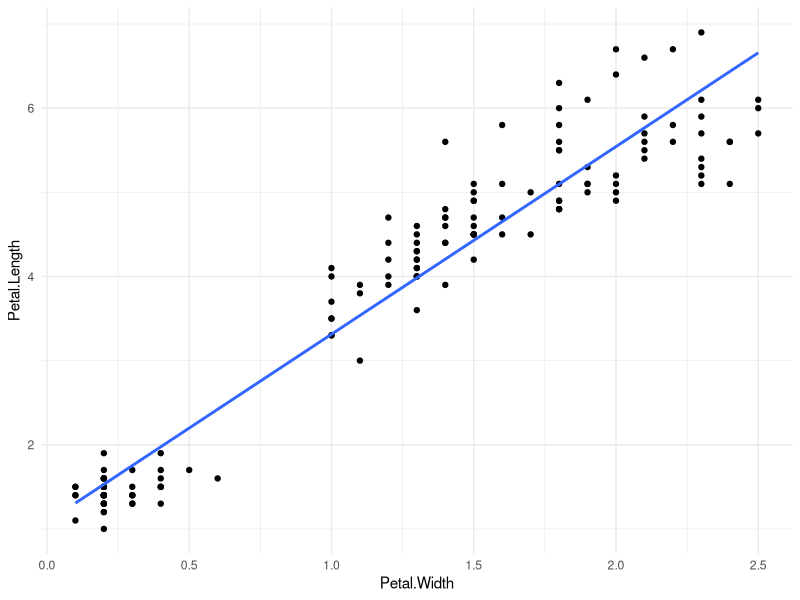
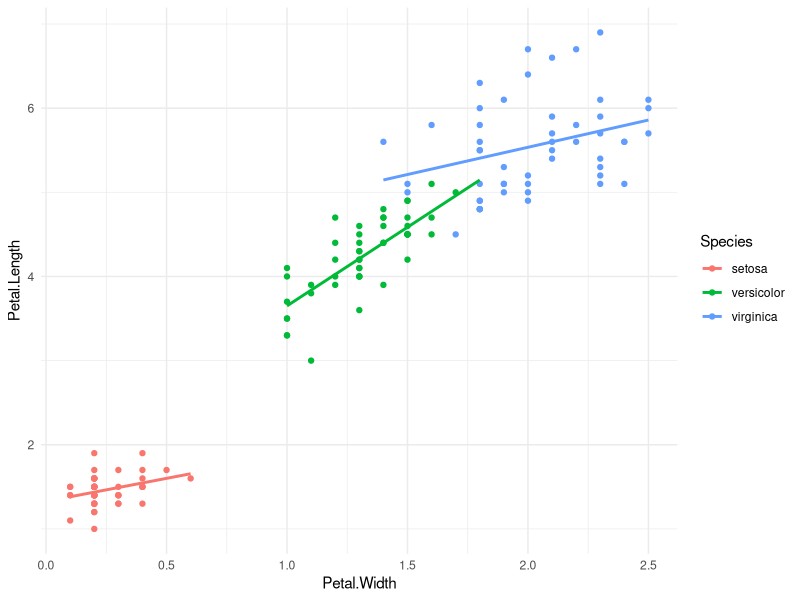
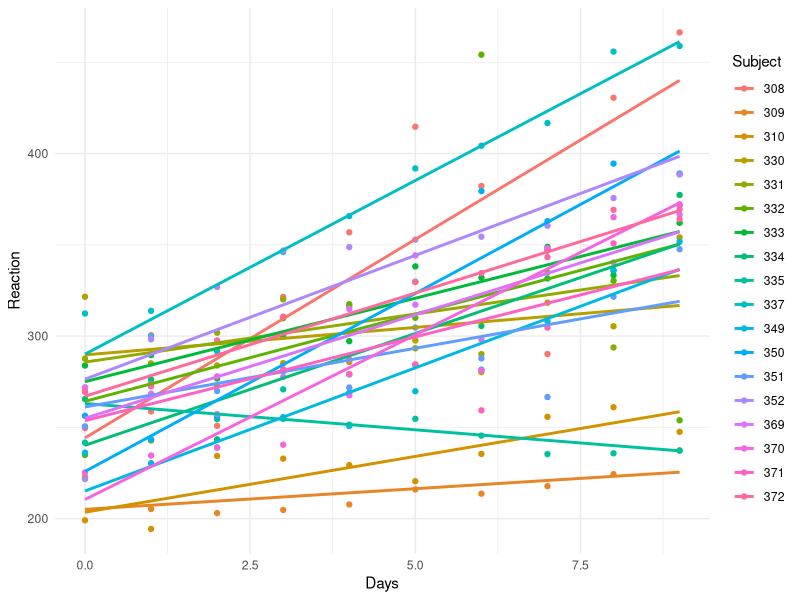
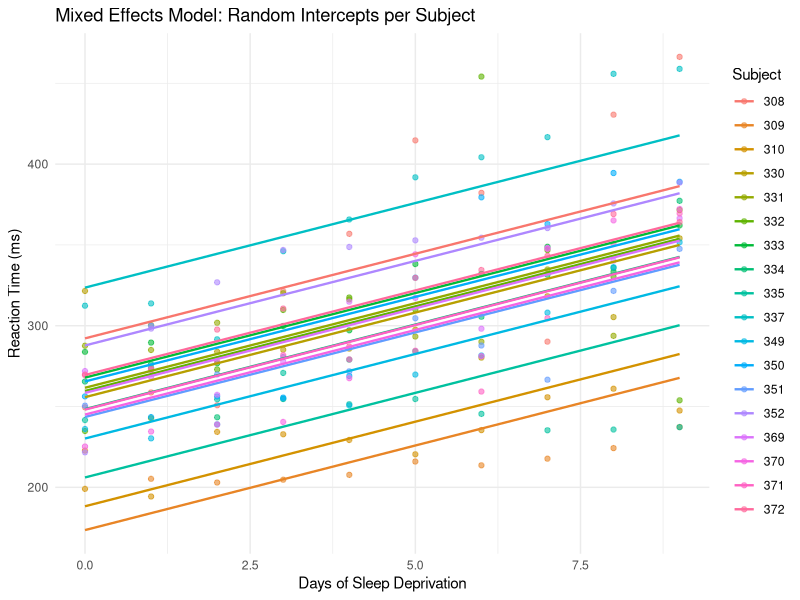
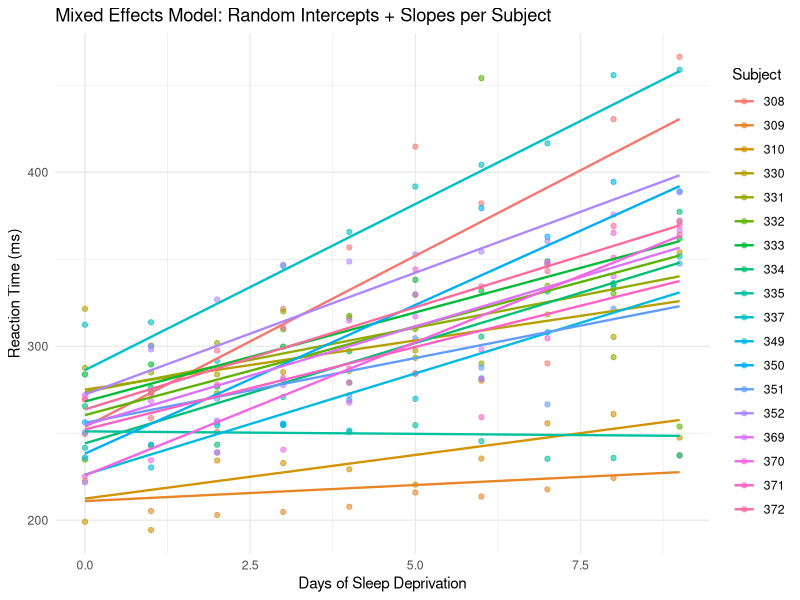

Here is the R script that generated these plots, in order:
## ---- chunk 1
library(lme4)
library(tidyverse)
## ---- chunk 2
iris <- iris
## ---- chunk 3
# start with the linear model
iris_linear <- lm(Petal.Length ~ Petal.Width, data = iris)
summary(iris_linear)

# is Petal.Width a good predictor of Petal.Length?

# plot the data to inspect
ggplot(iris, aes(x = Petal.Width, y = Petal.Length)) +
  geom_point() +
  geom_smooth(method = "lm", se = FALSE) +
  theme_minimal()

# plot again, with color = Species
ggplot(iris, aes(x = Petal.Width, y = Petal.Length, color = Species)) +
  geom_point() +
  geom_smooth(method = "lm", se = FALSE) +
  theme_minimal()

# now try the mixed effects model
iris_mixed_linear <- lmer(Petal.Length ~ Petal.Width + (1 | Species), data = iris) # note the addition of the RE!
summary(iris_mixed_linear)

# when you add Species as a random effect, is Petal.Width still a good predictor of Petal.Length?
# we can't say yet. calculating a p-value for mixed models is complex, so lme4 doesn't include them

# use lmerTest!
# install.packages("lmerTest")
library(lmerTest)

# run your lmer model again
iris_mixed_linear <- lmer(Petal.Length ~ Petal.Width + (1 | Species), data = iris) # note the addition of the RE!
summary(iris_mixed_linear)

# Now, what do you see?

#add slope for Petal.width
iris_mixed_linear2 <- lmer(Petal.Length ~ Petal.Width + (Petal.Width | Species), data = iris)
summary(iris_mixed_linear2)
## ---- chunk 4
sleepstudy <- sleepstudy

?sleepstudy

View(skim_sleep <- skimr::skim(sleepstudy))
## ---- chunk 5
ggplot(sleepstudy, aes(x = Days, y = Reaction, color = Subject)) +
  geom_point() +
  geom_smooth(method = "lm", se = FALSE) +
  theme_minimal()

# what does this show?
## ---- chunk 6
sleep_mixed_linear <- lmer(Reaction ~ Days + (1 | Subject), data = sleepstudy)
summary(sleep_mixed_linear)
## ---- chunk 7
sleep_linear <- lm(Reaction ~ Days, data = sleepstudy)
summary(sleep_linear)
## ---- chunk 8
sleepstudy$Impaired <- ifelse(sleepstudy$Reaction > 300, 1, 0)
## ---- chunk 9
sleep_mixed_logistic <- glmer(Impaired ~ Days + (1 | Subject), data = sleepstudy, family = binomial)
summary(sleep_mixed_logistic)

## ---- chunk 10
# add fitted values from the mixed model to the data
sleepstudy$fitted_mixed <- fitted(sleep_mixed_linear)

# plot raw data with fitted lines per subject
ggplot(sleepstudy, aes(x = Days, y = Reaction, color = Subject)) +
  geom_point(alpha = 0.6) +
  geom_line(aes(y = fitted_mixed), linewidth = 0.8) +
  theme_minimal() +
  labs(
    title = "Mixed Effects Model: Random Intercepts per Subject",
    x = "Days of Sleep Deprivation",
    y = "Reaction Time (ms)")

# fit a random slopes model for comparison
sleep_mixed_slopes <- lmer(Reaction ~ Days + (Days | Subject), data = sleepstudy)
sleepstudy$fitted_slopes <- fitted(sleep_mixed_slopes)

ggplot(sleepstudy, aes(x = Days, y = Reaction, color = Subject)) +
  geom_point(alpha = 0.6) +
  geom_line(aes(y = fitted_slopes), linewidth = 0.8) +
  theme_minimal() +
  labs(
    title = "Mixed Effects Model: Random Intercepts + Slopes per Subject",
    x = "Days of Sleep Deprivation",
    y = "Reaction Time (ms)")
